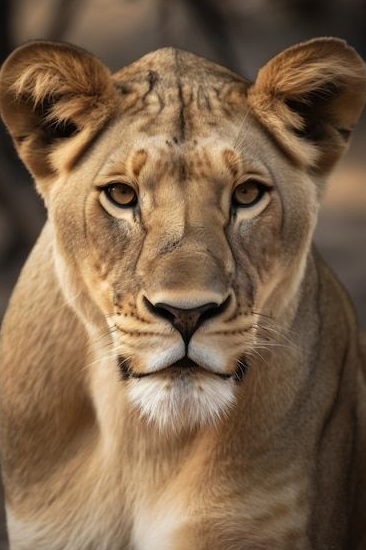
#> input picture HW2/images/3b_tiger.bmp, 366 x 550 px
$ python HW2_code.py
#> lines starting #> are read from the running program, lines starting #| are printed output that depends on the picture
from PIL import Image
import numpy as np
import math

#Part 1

#1-1
def boxfilter(n):
    assert n%2!=0, "Dimension must be odd"
    return np.ones((n,n)) / (n*n)

#1-2
def gauss1d(sigma):
    #Calculate the filter length(rounded up to the next odd integer)
    len = sigma * 6
    len = math.ceil(len)

    if(len%2==0):
        len=len+1 # if len is even, make it odd

    #generated an array of values of distance from center
    x = np.arange(len//2 * -1, len//2 + 1,1)
    #compute gaussian value
    gaussian = np.exp(-1*x*x/(2*sigma*sigma),dtype=np.float32)
    #normalize the filter so that the sum of values is 1
    return gaussian / np.sum(gaussian)


#1-3

def gauss2d(sigma):
    #compute 1-dimension gaussian filter
    gaussian_1d = gauss1d(sigma)
    #cross product of 1-dimension gaussian filter
    gaussian_2d = np.outer(gaussian_1d,gaussian_1d)
    #normailze the filter so that the sum of values is 1
    return gaussian_2d / np.sum(gaussian_2d)

#1-4
#a
def convolve2d(array, filter):
    #assume that row size and column size of filter is same

    #make empty image
    result = np.zeros_like(array,dtype=np.float32)
    #get filter size(for calculating padding size)
    filter_row_size = filter.shape[0]
    #calculating padding size
    pad_size = int((filter_row_size-1)/2)
    #applying padding to array(image)
    pad_array = np.pad(array, ((pad_size,pad_size),(pad_size,pad_size)), 'constant', constant_values=0)

    #flip filter based on the axis=0 and axis=1(for convolution)
    flip_filter = np.flip(filter)

    #perform convolution
    for i in range(array.shape[0]):
        for j in range(array.shape[1]):
            result[i,j] = np.sum(pad_array[i:i+filter_row_size,j:j+filter_row_size]*flip_filter,dtype=np.float32)

    return result
#b
def gaussconvolve2d(array,sigma):
    #make gaussian filter using sigma
    filter = gauss2d(sigma)
    #perform convolution
    return convolve2d(array,filter)

#c

#open image
im = Image.open('images/3b_tiger.bmp')
#> im is the input picture: PIL image 366x550 RGB; mean R, G, B 125.3, 99.9, 74.4
#make image gray scale
im_gray = im.convert('L')
#convert image to array
im_array = np.asarray(im_gray,dtype=np.float32)

#apply gaussian filter(sigma=3)
convolved = gaussconvolve2d(im_array,3)
#> after the loop in convolve2d, `for i in range(array.shape[0]):`:
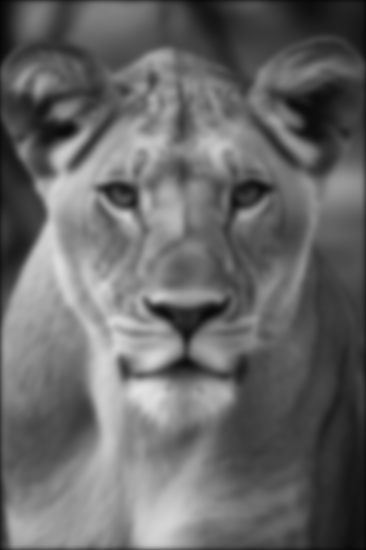
#> result: shape (550, 366) float32; min 4.6, max 226.3, mean 103.8
# clamping the pixels on (0,255)
convolved = np.clip(convolved, 0, 255, out=convolved)
#convolved = convolved / convolved.max() * 255
convolved = convolved.astype(np.uint8)
#d
# show original image, show filtered image, and save
im.show()
convolved_image = Image.fromarray(convolved)
convolved_image.show()
convolved_image.save("part1_result.bmp","bmp")


#part2

#apply gauss filter to RGB image(RGB array)
def gaussconvolved2dRGB(array,sigma):
    #numpy array that store the result image array
    low_frequency_result = np.zeros_like(array)
    # filter each of the three color channels (RGB) separately
    for i in range(3):
        low_frequency_result[:,:,i] = gaussconvolve2d(array[:,:,i],sigma)
        low_frequency_result[:,:,i] = np.clip(low_frequency_result[:,:,i],0,255)
    return low_frequency_result

#2-1
#open image(for making low frequency image)
im2 = Image.open('images/3b_tiger.bmp')

#make array from image
im2_array = np.asarray(im2,dtype=np.float32)

low_frequency_result = gaussconvolved2dRGB(im2_array,4)
#> the loop in gaussconvolved2dRGB, `for i in range(3):` made 3 passes
#> pass 1, in convolve2d (call 2), `pad_array = np.pad(array, ((pad_size,pad_size),(pad_size,pad_size)), '..`:
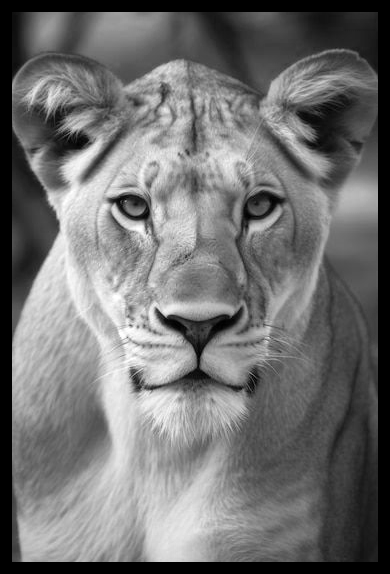
#> pad_array: shape (574, 390) float32; min 0, max 255, mean 112.6

# convert result array to image, show and save
low_frequency_img = Image.fromarray(low_frequency_result.astype(np.uint8))
low_frequency_img.show()
low_frequency_img.save("part2-1_result.bmp","bmp")


#2-2
#open image(for making high frequency image)
im3 = Image.open('images/3a_lion.bmp')
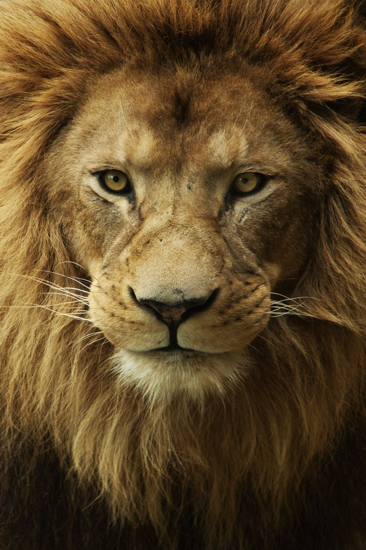
#> input picture HW2/images/3a_lion.bmp, 366 x 550 px
#> im3 is the input picture: PIL image 366x550 RGB; mean R, G, B 95.4, 72.9, 40.5

#make array from image
im3_array = np.asarray(im3,dtype=np.float32)

#for making high frequency image, we should make low frequency image
low_frequency = gaussconvolved2dRGB(im3_array,4)
#> call 2 of gaussconvolved2dRGB, with sigma = 4
#> the loop in gaussconvolved2dRGB (call 2), `for i in range(3):` made 3 passes
#> pass 1, in convolve2d (call 5), `pad_array = np.pad(array, ((pad_size,pad_size),(pad_size,pad_size)), '..`:
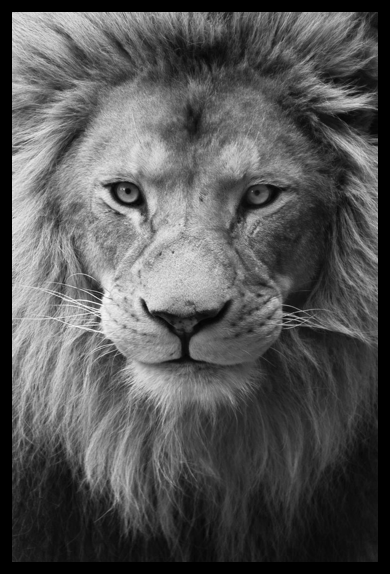
#> pad_array: shape (574, 390) float32; min 0, max 251, mean 85.8
#> after the loop in gaussconvolved2dRGB (call 2), `for i in range(3):`:
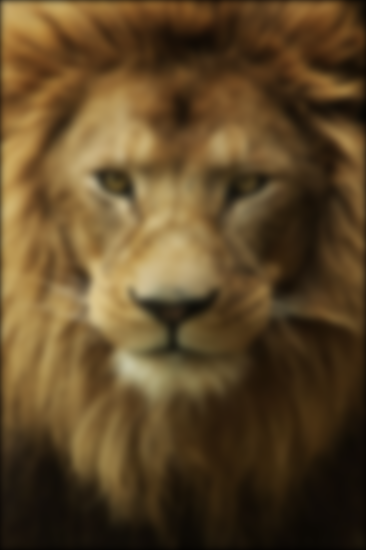
#> low_frequency_result: shape (550, 366, 3) float32; mean R, G, B 94, 71.8, 39.9

#make array that store high frequency image
high_frequency_result = np.asarray(im3_array)

#high frequency image is original image - low frequency image
high_frequency_result = high_frequency_result - low_frequency
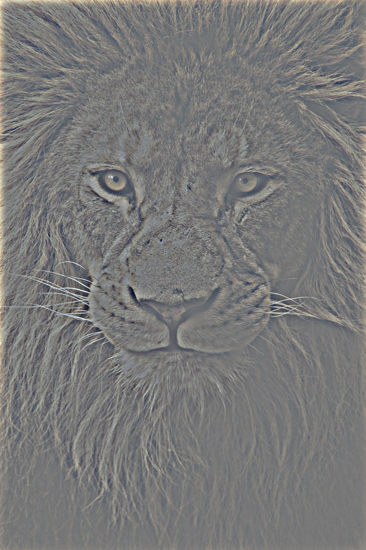
#> high_frequency_result: shape (550, 366, 3) float32; mean R, G, B 1.4, 1, 0.6; drawn with min black and max white

# convert result array to image, show and store
#values of above high_frequency array are zero-means negative values. so we should add 128 for visualizing
high_frequency_img = Image.fromarray(high_frequency_result.astype(np.uint8) + 128)
high_frequency_img.show()
high_frequency_img.save("part2-2_result.bmp","bmp")

#2-3
#making hybrid image. hybrid image is low frequency image + high frequency image
hybrid_array = low_frequency_result + high_frequency_result
hybrid_array =  np.clip(hybrid_array, 0, 255)
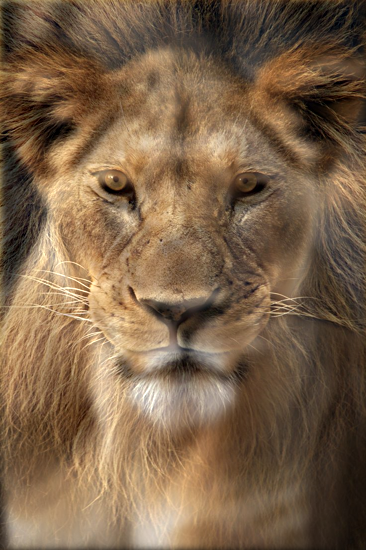
#> hybrid_array: shape (550, 366, 3) float32; mean R, G, B 125.4, 99.9, 74.1
hybrid_image = Image.fromarray(hybrid_array.astype(np.uint8))
hybrid_image.show()
hybrid_image.save("part2-3_result.bmp","bmp")
